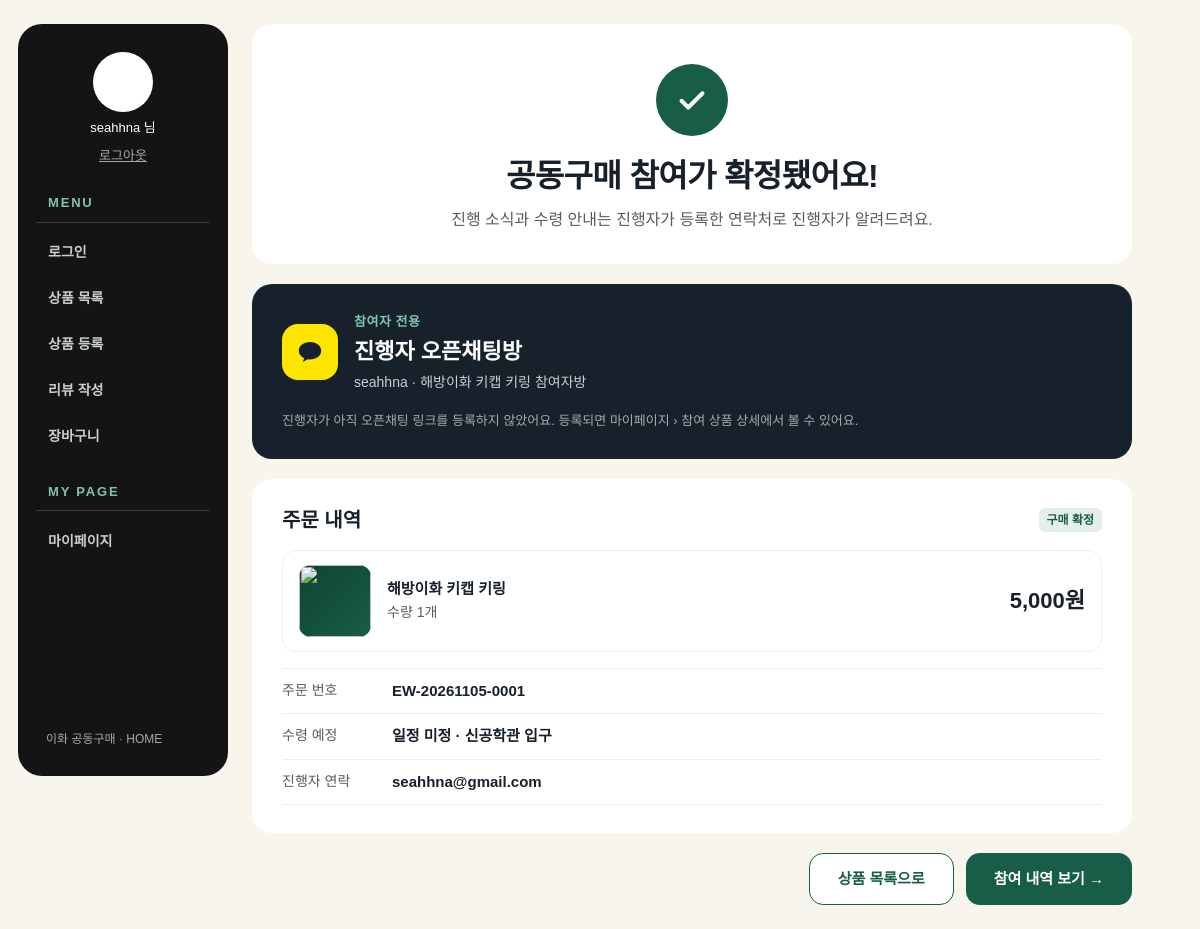
Screenshot of /order_done/1 (signed in) with the database file from the repository.
### tables this page shows
CREATE TABLE orders(id INTEGER PRIMARY KEY, product_id INTEGER NOT NULL, username TEXT NOT NULL,
          size TEXT, color TEXT, quantity INTEGER NOT NULL, created_at TEXT NOT NULL);

CREATE TABLE users(id INTEGER PRIMARY KEY, username TEXT UNIQUE NOT NULL,
              email TEXT UNIQUE NOT NULL, password_hash TEXT NOT NULL, name TEXT NOT NULL, student_id TEXT UNIQUE, phone TEXT, joined_at TEXT, nickname TEXT NOT NULL DEFAULT '');

### app.py (the view)
@app.route("/order_done/<int:order_id>")
def order_done(order_id):
    order = my_order(order_id)
    product = product_by_id(order["product_id"])
    return page("order_done.html", "구매 확정 완료", "", order=order, product=product, **product_detail_context(product))

### app.py (called while the page is built)
def connect():
    db = sqlite3.connect(DB_PATH)
    db.row_factory = sqlite3.Row
    return db

def records(table):
    with connect() as db:
        rows = db.execute(f"SELECT id, data FROM {table} ORDER BY id DESC").fetchall()
    return [dict(json.loads(row["data"]), id=row["id"]) for row in rows]

def product_by_id(product_id):
    for item in records("products"):
        if item["id"] == product_id:
            return item
    abort(404)

def order_rows(where, params):
    with connect() as db:
        rows = db.execute(f"SELECT orders.*, users.name FROM orders LEFT JOIN users ON users.username = orders.username WHERE {where} ORDER BY orders.id DESC", params).fetchall()
    return [dict(row) for row in rows]

def my_order(order_id):
    if not session.get("user"):
        abort(403)
    rows = order_rows("orders.id=? AND orders.username=?", (order_id, session["user"]["username"]))
    if not rows:
        abort(404)
    return rows[0]

def order_option(order):
    return " / ".join(value for value in (order.get("color"), order.get("size")) if value)

@app.context_processor
def shared_context():
    return dict(user=session.get("user"), cart_count=sum(int(x["quantity"]) for x in session.get("cart", [])), labels=LABELS, status_labels=STATUS_LABELS, categories=CATEGORIES, option_category=OPTION_CATEGORY, rating_labels=RATING_LABELS)

@app.template_filter("won")
def won(value):
    try:
        return f"{int(value):,}"
    except (TypeError, ValueError):
        return "0"

def parse_datetime(value, pattern):
    try:
        return datetime.strptime(value or "", pattern)
    except ValueError:
        return None

def days_left(product):
    end = parse_datetime(product.get("end_date"), "%Y-%m-%d")
    return (end.date() - datetime.now().date()).days if end else None

@app.template_filter("order_number")
def order_number(order):
    return f"EW-{order['created_at'].replace('.', '')}-{order['id']:04d}"

@app.template_filter("option")
def option_filter(order):
    return order_option(order)

def page(template, title, active="", **context):
    return render_template(template, page_title=title, active=active, css_file=template.replace(".html", ".css"), **context)

### templates/order_done.html (shortened to what this page needs)
{% extends "index.html" %}
{% block main_class %}narrow-main{% endblock %}
{% block content %}
<div class="done-stack">
    <section class="panel done-head">
        <div class="done-check">{{ icon('check') }}</div>
        <h1>공동구매 참여가 확정됐어요!</h1>
        <p>진행 소식과 수령 안내는 {{ '아래 오픈채팅방에서' if product.chat_url else '진행자가 등록한 연락처로' }} 진행자가 알려드려요.</p>
    </section>
    <section class="panel chat-panel">
        <div class="chat-head">
            <span class="chat-badge">{{ icon('chat') }}</span>
            <div><span class="chat-kicker">참여자 전용</span><b>진행자 오픈채팅방</b><span class="chat-sub">{{ product.seller_id }} · {{ product.name }} 참여자방</span></div>
        </div>
        {% if product.chat_url %}
        <div class="chat-actions">
            <div class="chat-url">{{ icon('link') }}<span id="chat-url">{{ product.chat_url }}</span></div>
            <button class="chat-copy" type="button" data-copy="{{ product.chat_url }}">링크 복사</button>
            <a class="chat-enter" href="{{ product.chat_url }}" target="_blank" rel="noopener noreferrer">오픈채팅 입장하기 ↗</a>
        </div>
        <p class="chat-note">이 링크는 공동구매에 참여한 이화인에게만 보여요. 마이페이지 › 참여 상품 상세에서도 다시 볼 수 있어요.</p>
        {% else %}
        <p class="chat-note">진행자가 아직 오픈채팅 링크를 등록하지 않았어요. 등록되면 마이페이지 › 참여 상품 상세에서 볼 수 있어요.</p>
        {% endif %}
    </section>
    <section class="panel">
        <div class="done-title"><h2 class="panel-title">주문 내역</h2><span class="status-chip done">구매 확정</span></div>
        <div class="order-line">
            {{ thumb(product.image) }}
            <div><b>{{ product.name }}</b><span>{% if order|option %}옵션 {{ order|option }} · {% endif %}수량 {{ order.quantity }}개</span></div>
            <b>{{ (product.price|int * order.quantity)|won }}원</b>
        </div>
        <dl class="kv">
            <div><dt>주문 번호</dt><dd>{{ order|order_number }}</dd></div>
            <div><dt>수령 예정</dt><dd>{{ pickup_text }} · {{ product.address }}</dd></div>
            <div><dt>진행자 연락</dt><dd>{{ '오픈채팅방 또는 ' if product.chat_url }}{{ product.email }}</dd></div>
        </dl>
    </section>
    <div class="done-actions">
        <a class="btn btn-white" href="{{ url_for('view_list') }}">상품 목록으로</a>
        <a class="btn" href="{{ url_for('joined_detail', order_id=order.id) }}">참여 내역 보기 →</a>
    </div>
</div>
{% endblock %}

### static/css/common.css (style rules this page uses)
:root { --green:#185d48; --green-dark:#0f4433; --ink:#17212c; --body:#3d4247; --muted:#575c60; --cream:#f8f5ed; --black:#141414; --line:#eceeea; --field-line:#d8dbd7; --urgent:#c2410c; --soft-green:#e4efe9; --placeholder:#ecebe5; --star:#e6b84a; --star-bright:#ffd36b; --star-off:#d6d8d3; --radius-card:20px; --radius-btn:14px; --radius-input:12px; --radius-pill:999px; --height-input:48px; --height-btn:52px; --fw-title:800; --fw-bold:700; --fw-medium:600; --fw-regular:400; }
* { box-sizing:border-box; }
body { margin:0; background:var(--cream); color:var(--ink); font-family:"Noto Sans KR","Malgun Gothic",Arial,sans-serif; font-size:15px; font-weight:var(--fw-regular); line-height:1.5; }
a { color:inherit; text-decoration:none; }
button,a,input,select,textarea { -webkit-tap-highlight-color:transparent; }
h1,h2,h3,p { margin:0; }
h1 { font-size:34px; font-weight:var(--fw-title); line-height:1.3; letter-spacing:-.02em; }
h2 { font-size:20px; font-weight:var(--fw-bold); line-height:1.35; }
.btn { display:inline-flex; justify-content:center; align-items:center; min-height:var(--height-btn); padding:12px 28px; background:var(--green); color:#fff; border-radius:var(--radius-btn); font-size:16px; font-weight:var(--fw-bold); text-align:center; gap:8px; }
.btn-white { color:var(--green); background:#fff; border:1px solid var(--green); }
.panel { display:flex; flex-direction:column; gap:16px; min-width:0; padding:26px 28px; background:#fff; border-radius:var(--radius-card); }
.panel-title { font-size:20px; font-weight:var(--fw-title); }
.status-chip { display:inline-block; padding:3px 8px; border-radius:6px; font-size:12px; font-weight:var(--fw-bold); white-space:nowrap; }
.status-chip.done { background:var(--soft-green); color:var(--green); }
.kv { margin:0; }
.kv>div { display:grid; grid-template-columns:92px minmax(0,1fr); gap:10px; padding:11px 0; border-top:1px solid var(--line); font-size:15px; }
.kv>div:last-child { border-bottom:1px solid var(--line); }
.kv dt { color:var(--muted); font-size:14px; font-weight:var(--fw-regular); }
.kv dd { margin:0; min-width:0; font-weight:var(--fw-medium); overflow-wrap:anywhere; }
.order-line { display:flex; flex-wrap:wrap; align-items:center; gap:16px; padding:14px 16px; border:1px solid var(--line); border-radius:var(--radius-btn); }
.order-line>div:not(.thumb) { flex:1; min-width:160px; display:flex; flex-direction:column; gap:2px; }
.order-line>div:not(.thumb) span { color:var(--muted); font-size:14px; }
.order-line>b { font-size:20px; font-weight:var(--fw-bold); }
.chat-badge { display:flex; align-items:center; justify-content:center; flex-shrink:0; width:40px; height:40px; border-radius:10px; background:#fee500; color:var(--ink); }

### static/css/order_done.css (style rules this page uses)
.done-stack { display:flex; flex-direction:column; gap:20px; }
.done-stack .panel { padding:28px 30px; }
.done-head { align-items:center; gap:10px; padding:40px 30px 32px; text-align:center; }
.done-stack .done-head { padding:40px 30px 32px; }
.done-check { display:flex; align-items:center; justify-content:center; width:72px; height:72px; border-radius:50%; background:var(--green); color:#fff; }
.done-head h1 { margin-top:10px; font-size:32px; font-weight:800; letter-spacing:-.02em; line-height:1.3; }
.done-head p { color:var(--muted); font-size:16px; }
.chat-panel { gap:18px; background:var(--ink); color:#fff; }
.chat-head { display:flex; flex-wrap:wrap; align-items:center; gap:16px; }
.chat-head .chat-badge { width:56px; height:56px; border-radius:16px; }
.chat-head>div { flex:1 1 260px; min-width:0; display:flex; flex-direction:column; gap:4px; }
.chat-kicker { color:#7fc4ad; font-size:13px; font-weight:700; letter-spacing:.04em; }
.chat-head b { font-size:22px; }
.chat-sub { color:#c9cfcd; font-size:14px; overflow-wrap:anywhere; }
.chat-note { color:#a3aba8; font-size:13px; }
.done-title { display:flex; flex-wrap:wrap; justify-content:space-between; align-items:center; gap:12px; }
.done-stack .order-line>b { font-size:22px; }
.done-stack .kv>div { grid-template-columns:100px minmax(0,1fr); }
.done-actions { display:flex; flex-wrap:wrap; justify-content:flex-end; gap:12px; }
.done-actions .btn { padding:0 28px; font-size:15px; }
.done-actions .btn:not(.btn-white) { font-weight:800; }

### rows the page displays
orders: quantity "1", (product.price|int*order.quantity)|won "5,000"
users: email "seahhna@gmail.com"

### other values shown
{{ user.username ~ ' 님' if user else '로그인이 필요해요' }} "seahhna 님"
{{ text }} "로그인" "상품 목록" "상품 등록" "리뷰 작성" "장바구니"
{{ '아래 오픈채팅방에서' if product.chat_url else '진행자가 등록한 연락처로' }} "진행자가 등록한 연락처로"
{{ product.seller_id }} "seahhna"
{{ product.name }} "해방이화 키캡 키링"
{{ order|order_number }} "EW-20261105-0001"
{{ pickup_text }} "일정 미정"
{{ product.address }} "신공학관 입구"
